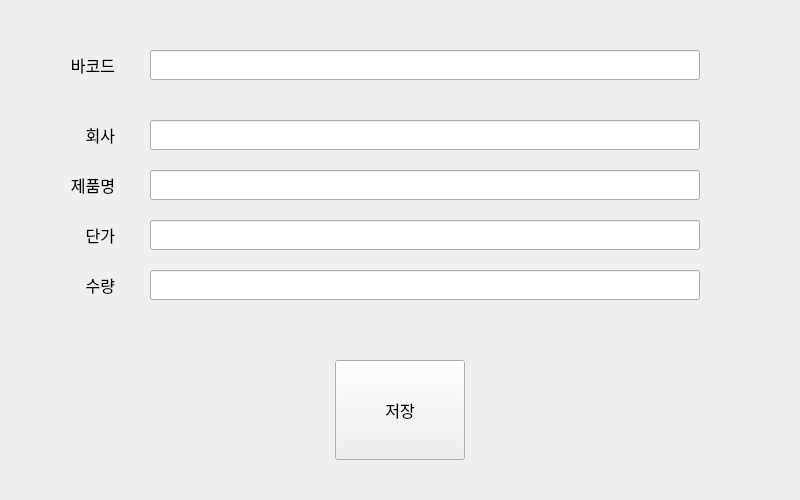
<?xml version="1.0" encoding="UTF-8"?>
<ui version="4.0">
 <class>Dialog</class>
 <widget class="QDialog" name="Dialog">
  <property name="windowModality">
   <enum>Qt::NonModal</enum>
  </property>
  <property name="geometry">
   <rect>
    <x>0</x>
    <y>0</y>
    <width>800</width>
    <height>500</height>
   </rect>
  </property>
  <property name="minimumSize">
   <size>
    <width>800</width>
    <height>500</height>
   </size>
  </property>
  <property name="maximumSize">
   <size>
    <width>800</width>
    <height>500</height>
   </size>
  </property>
  <property name="contextMenuPolicy">
   <enum>Qt::DefaultContextMenu</enum>
  </property>
  <property name="windowTitle">
   <string>Dialog</string>
  </property>
  <widget class="QLabel" name="label_1">
   <property name="geometry">
    <rect>
     <x>50</x>
     <y>50</y>
     <width>65</width>
     <height>30</height>
    </rect>
   </property>
   <property name="font">
    <font>
     <family>나눔고딕</family>
     <pointsize>12</pointsize>
    </font>
   </property>
   <property name="text">
    <string>바코드</string>
   </property>
   <property name="alignment">
    <set>Qt::AlignRight|Qt::AlignTrailing|Qt::AlignVCenter</set>
   </property>
  </widget>
  <widget class="QLineEdit" name="QLine_bar">
   <property name="geometry">
    <rect>
     <x>150</x>
     <y>50</y>
     <width>550</width>
     <height>30</height>
    </rect>
   </property>
   <property name="font">
    <font>
     <family>나눔고딕</family>
     <pointsize>12</pointsize>
    </font>
   </property>
  </widget>
  <widget class="QLabel" name="label_2">
   <property name="geometry">
    <rect>
     <x>50</x>
     <y>120</y>
     <width>65</width>
     <height>30</height>
    </rect>
   </property>
   <property name="font">
    <font>
     <family>나눔고딕</family>
     <pointsize>12</pointsize>
    </font>
   </property>
   <property name="text">
    <string>회사</string>
   </property>
   <property name="alignment">
    <set>Qt::AlignRight|Qt::AlignTrailing|Qt::AlignVCenter</set>
   </property>
  </widget>
  <widget class="QLabel" name="label_3">
   <property name="geometry">
    <rect>
     <x>50</x>
     <y>170</y>
     <width>65</width>
     <height>30</height>
    </rect>
   </property>
   <property name="font">
    <font>
     <family>나눔고딕</family>
     <pointsize>12</pointsize>
    </font>
   </property>
   <property name="text">
    <string>제품명</string>
   </property>
   <property name="alignment">
    <set>Qt::AlignRight|Qt::AlignTrailing|Qt::AlignVCenter</set>
   </property>
  </widget>
  <widget class="QLabel" name="label_4">
   <property name="geometry">
    <rect>
     <x>50</x>
     <y>220</y>
     <width>65</width>
     <height>30</height>
    </rect>
   </property>
   <property name="font">
    <font>
     <family>나눔고딕</family>
     <pointsize>12</pointsize>
    </font>
   </property>
   <property name="text">
    <string>단가</string>
   </property>
   <property name="alignment">
    <set>Qt::AlignRight|Qt::AlignTrailing|Qt::AlignVCenter</set>
   </property>
  </widget>
  <widget class="QLabel" name="label_5">
   <property name="geometry">
    <rect>
     <x>50</x>
     <y>270</y>
     <width>65</width>
     <height>30</height>
    </rect>
   </property>
   <property name="font">
    <font>
     <family>나눔고딕</family>
     <pointsize>12</pointsize>
    </font>
   </property>
   <property name="text">
    <string>수량</string>
   </property>
   <property name="alignment">
    <set>Qt::AlignRight|Qt::AlignTrailing|Qt::AlignVCenter</set>
   </property>
  </widget>
  <widget class="QLineEdit" name="QLine_company">
   <property name="geometry">
    <rect>
     <x>150</x>
     <y>120</y>
     <width>550</width>
     <height>30</height>
    </rect>
   </property>
   <property name="font">
    <font>
     <family>나눔고딕</family>
     <pointsize>12</pointsize>
    </font>
   </property>
  </widget>
  <widget class="QLineEdit" name="QLine_model">
   <property name="geometry">
    <rect>
     <x>150</x>
     <y>170</y>
     <width>550</width>
     <height>30</height>
    </rect>
   </property>
   <property name="font">
    <font>
     <family>나눔고딕</family>
     <pointsize>12</pointsize>
    </font>
   </property>
  </widget>
  <widget class="QLineEdit" name="QLine_price">
   <property name="geometry">
    <rect>
     <x>150</x>
     <y>220</y>
     <width>550</width>
     <height>30</height>
    </rect>
   </property>
   <property name="font">
    <font>
     <family>나눔고딕</family>
     <pointsize>12</pointsize>
    </font>
   </property>
  </widget>
  <widget class="QLineEdit" name="QLine_quantity">
   <property name="geometry">
    <rect>
     <x>150</x>
     <y>270</y>
     <width>550</width>
     <height>30</height>
    </rect>
   </property>
   <property name="font">
    <font>
     <family>나눔고딕</family>
     <pointsize>12</pointsize>
    </font>
   </property>
  </widget>
  <widget class="QPushButton" name="QBtn_save">
   <property name="geometry">
    <rect>
     <x>335</x>
     <y>360</y>
     <width>130</width>
     <height>100</height>
    </rect>
   </property>
   <property name="font">
    <font>
     <family>나눔고딕</family>
     <pointsize>12</pointsize>
    </font>
   </property>
   <property name="text">
    <string>저장</string>
   </property>
   <property name="autoDefault">
    <bool>false</bool>
   </property>
  </widget>
 </widget>
 <resources/>
 <connections/>
</ui>
